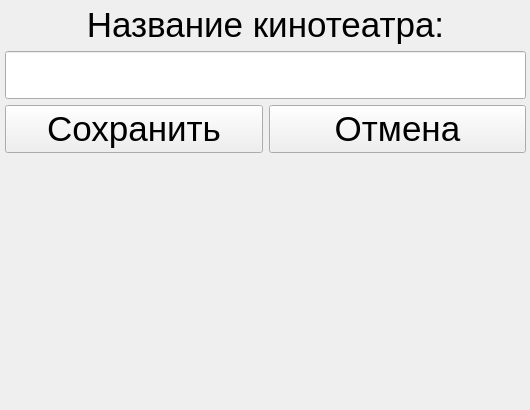
<?xml version="1.0" encoding="UTF-8"?>
<ui version="4.0">
 <class>Form</class>
 <widget class="QWidget" name="Form">
  <property name="geometry">
   <rect>
    <x>0</x>
    <y>0</y>
    <width>530</width>
    <height>410</height>
   </rect>
  </property>
  <property name="sizePolicy">
   <sizepolicy hsizetype="Preferred" vsizetype="Preferred">
    <horstretch>0</horstretch>
    <verstretch>0</verstretch>
   </sizepolicy>
  </property>
  <property name="windowTitle">
   <string>Добавить кинотеатр</string>
  </property>
  <widget class="QWidget" name="gridLayoutWidget">
   <property name="geometry">
    <rect>
     <x>0</x>
     <y>0</y>
     <width>531</width>
     <height>411</height>
    </rect>
   </property>
   <layout class="QGridLayout" name="gridLayout">
    <property name="sizeConstraint">
     <enum>QLayout::SetMinAndMaxSize</enum>
    </property>
    <property name="leftMargin">
     <number>5</number>
    </property>
    <property name="topMargin">
     <number>5</number>
    </property>
    <property name="rightMargin">
     <number>5</number>
    </property>
    <property name="bottomMargin">
     <number>5</number>
    </property>
    <item row="2" column="0">
     <widget class="QPushButton" name="button_save">
      <property name="font">
       <font>
        <pointsize>26</pointsize>
       </font>
      </property>
      <property name="text">
       <string>Сохранить</string>
      </property>
     </widget>
    </item>
    <item row="2" column="1">
     <widget class="QPushButton" name="button_cancel">
      <property name="font">
       <font>
        <pointsize>26</pointsize>
       </font>
      </property>
      <property name="text">
       <string>Отмена</string>
      </property>
     </widget>
    </item>
    <item row="1" column="0" colspan="2">
     <widget class="QLineEdit" name="title">
      <property name="font">
       <font>
        <pointsize>26</pointsize>
       </font>
      </property>
      <property name="alignment">
       <set>Qt::AlignCenter</set>
      </property>
     </widget>
    </item>
    <item row="0" column="0" colspan="2">
     <widget class="QLabel" name="label">
      <property name="sizePolicy">
       <sizepolicy hsizetype="Minimum" vsizetype="Maximum">
        <horstretch>0</horstretch>
        <verstretch>0</verstretch>
       </sizepolicy>
      </property>
      <property name="font">
       <font>
        <pointsize>26</pointsize>
        <italic>false</italic>
       </font>
      </property>
      <property name="text">
       <string>Название кинотеатра:</string>
      </property>
      <property name="alignment">
       <set>Qt::AlignCenter</set>
      </property>
     </widget>
    </item>
   </layout>
  </widget>
 </widget>
 <resources/>
 <connections/>
</ui>
